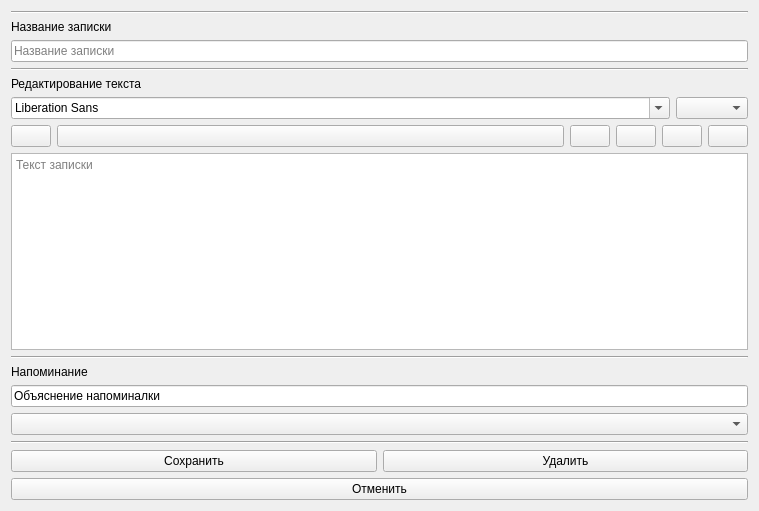
<?xml version="1.0" encoding="UTF-8"?>
<ui version="4.0">
 <class>Editor</class>
 <widget class="QWidget" name="Editor">
  <property name="geometry">
   <rect>
    <x>0</x>
    <y>0</y>
    <width>759</width>
    <height>511</height>
   </rect>
  </property>
  <property name="windowTitle">
   <string>Form</string>
  </property>
  <layout class="QVBoxLayout" name="verticalLayout">
   <item>
    <layout class="QVBoxLayout" name="verticalLayout_2">
     <property name="sizeConstraint">
      <enum>QLayout::SetMaximumSize</enum>
     </property>
     <item>
      <widget class="Line" name="line_4">
       <property name="orientation">
        <enum>Qt::Horizontal</enum>
       </property>
      </widget>
     </item>
     <item>
      <widget class="QLabel" name="label_2">
       <property name="sizePolicy">
        <sizepolicy hsizetype="Fixed" vsizetype="Fixed">
         <horstretch>0</horstretch>
         <verstretch>0</verstretch>
        </sizepolicy>
       </property>
       <property name="text">
        <string>Название записки</string>
       </property>
      </widget>
     </item>
     <item>
      <widget class="QLineEdit" name="lineEdit">
       <property name="placeholderText">
        <string>Название записки</string>
       </property>
      </widget>
     </item>
     <item>
      <widget class="Line" name="line_3">
       <property name="orientation">
        <enum>Qt::Horizontal</enum>
       </property>
      </widget>
     </item>
     <item>
      <widget class="QLabel" name="label">
       <property name="sizePolicy">
        <sizepolicy hsizetype="Fixed" vsizetype="Fixed">
         <horstretch>0</horstretch>
         <verstretch>0</verstretch>
        </sizepolicy>
       </property>
       <property name="text">
        <string>Редактирование текста</string>
       </property>
      </widget>
     </item>
     <item>
      <layout class="QGridLayout" name="gridLayout_4">
       <property name="sizeConstraint">
        <enum>QLayout::SetMinimumSize</enum>
       </property>
       <item row="0" column="1">
        <widget class="QComboBox" name="comboBox">
         <property name="sizePolicy">
          <sizepolicy hsizetype="Fixed" vsizetype="Fixed">
           <horstretch>0</horstretch>
           <verstretch>0</verstretch>
          </sizepolicy>
         </property>
        </widget>
       </item>
       <item row="0" column="0">
        <widget class="QFontComboBox" name="fontComboBox">
         <property name="sizePolicy">
          <sizepolicy hsizetype="Preferred" vsizetype="Fixed">
           <horstretch>0</horstretch>
           <verstretch>0</verstretch>
          </sizepolicy>
         </property>
        </widget>
       </item>
      </layout>
     </item>
     <item>
      <layout class="QGridLayout" name="gridLayout_2">
       <property name="sizeConstraint">
        <enum>QLayout::SetMinimumSize</enum>
       </property>
       <item row="0" column="6">
        <widget class="QPushButton" name="pushButton_3">
         <property name="sizePolicy">
          <sizepolicy hsizetype="Fixed" vsizetype="Fixed">
           <horstretch>0</horstretch>
           <verstretch>0</verstretch>
          </sizepolicy>
         </property>
         <property name="toolTip">
          <string>Цвет подчёркивания</string>
         </property>
         <property name="text">
          <string/>
         </property>
         <property name="iconSize">
          <size>
           <width>28</width>
           <height>28</height>
          </size>
         </property>
        </widget>
       </item>
       <item row="0" column="4">
        <widget class="QPushButton" name="pushButton_2">
         <property name="sizePolicy">
          <sizepolicy hsizetype="Fixed" vsizetype="Fixed">
           <horstretch>0</horstretch>
           <verstretch>0</verstretch>
          </sizepolicy>
         </property>
         <property name="toolTip">
          <string>Цвет фона</string>
         </property>
         <property name="text">
          <string/>
         </property>
        </widget>
       </item>
       <item row="0" column="2">
        <widget class="QPushButton" name="pushButton">
         <property name="sizePolicy">
          <sizepolicy hsizetype="Fixed" vsizetype="Fixed">
           <horstretch>0</horstretch>
           <verstretch>0</verstretch>
          </sizepolicy>
         </property>
         <property name="toolTip">
          <string>Подчёркнуть текст</string>
         </property>
         <property name="text">
          <string/>
         </property>
        </widget>
       </item>
       <item row="0" column="5">
        <widget class="QPushButton" name="pushButton_6">
         <property name="sizePolicy">
          <sizepolicy hsizetype="Fixed" vsizetype="Fixed">
           <horstretch>0</horstretch>
           <verstretch>0</verstretch>
          </sizepolicy>
         </property>
         <property name="toolTip">
          <string>Цвет текста</string>
         </property>
         <property name="text">
          <string/>
         </property>
        </widget>
       </item>
       <item row="0" column="1">
        <widget class="QPushButton" name="pushButton_4">
         <property name="sizePolicy">
          <sizepolicy hsizetype="Minimum" vsizetype="Fixed">
           <horstretch>0</horstretch>
           <verstretch>0</verstretch>
          </sizepolicy>
         </property>
         <property name="toolTip">
          <string>Курсив</string>
         </property>
         <property name="text">
          <string/>
         </property>
        </widget>
       </item>
       <item row="0" column="0">
        <widget class="QPushButton" name="pushButton_5">
         <property name="enabled">
          <bool>true</bool>
         </property>
         <property name="sizePolicy">
          <sizepolicy hsizetype="Fixed" vsizetype="Fixed">
           <horstretch>0</horstretch>
           <verstretch>0</verstretch>
          </sizepolicy>
         </property>
         <property name="toolTip">
          <string>Жирный шрифт</string>
         </property>
         <property name="text">
          <string/>
         </property>
        </widget>
       </item>
      </layout>
     </item>
     <item>
      <widget class="QPlainTextEdit" name="plainTextEdit">
       <property name="sizePolicy">
        <sizepolicy hsizetype="Preferred" vsizetype="Preferred">
         <horstretch>0</horstretch>
         <verstretch>0</verstretch>
        </sizepolicy>
       </property>
       <property name="placeholderText">
        <string>Текст записки</string>
       </property>
      </widget>
     </item>
     <item>
      <widget class="Line" name="line">
       <property name="orientation">
        <enum>Qt::Horizontal</enum>
       </property>
      </widget>
     </item>
     <item>
      <widget class="QLabel" name="label_3">
       <property name="sizePolicy">
        <sizepolicy hsizetype="Fixed" vsizetype="Fixed">
         <horstretch>0</horstretch>
         <verstretch>0</verstretch>
        </sizepolicy>
       </property>
       <property name="text">
        <string>Напоминание</string>
       </property>
      </widget>
     </item>
     <item>
      <widget class="QLineEdit" name="lineEdit_2">
       <property name="text">
        <string>Объяснение напоминалки</string>
       </property>
      </widget>
     </item>
     <item>
      <widget class="QComboBox" name="comboBox_2"/>
     </item>
     <item>
      <widget class="Line" name="line_2">
       <property name="orientation">
        <enum>Qt::Horizontal</enum>
       </property>
      </widget>
     </item>
     <item>
      <layout class="QGridLayout" name="gridLayout_3">
       <item row="1" column="0">
        <widget class="QPushButton" name="pushButton_7">
         <property name="sizePolicy">
          <sizepolicy hsizetype="Minimum" vsizetype="Fixed">
           <horstretch>0</horstretch>
           <verstretch>0</verstretch>
          </sizepolicy>
         </property>
         <property name="text">
          <string>Сохранить</string>
         </property>
        </widget>
       </item>
       <item row="1" column="1">
        <widget class="QPushButton" name="pushButton_8">
         <property name="layoutDirection">
          <enum>Qt::LeftToRight</enum>
         </property>
         <property name="text">
          <string>Удалить</string>
         </property>
        </widget>
       </item>
      </layout>
     </item>
    </layout>
   </item>
   <item>
    <widget class="QPushButton" name="pushButton_9">
     <property name="text">
      <string>Отменить</string>
     </property>
    </widget>
   </item>
  </layout>
 </widget>
 <resources/>
 <connections/>
</ui>
